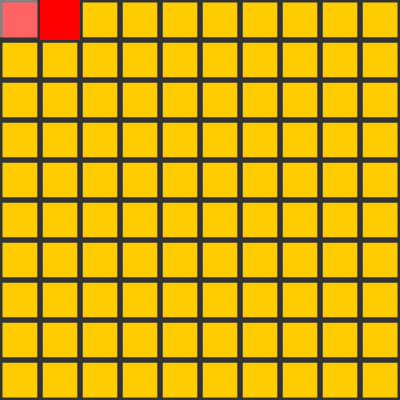
Frame 1 (no input)
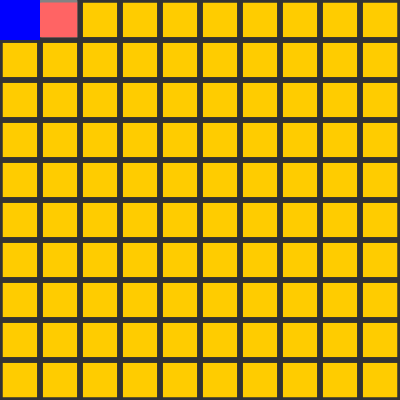
Frame 2 (the mouse pressed at the canvas centre, redrawn once)

The p5.js sketch that drew these frames (run headless with seeded random() and noise() and a simulated clock; the mouse was pressed at the canvas centre and the sketch redrawn once):

// p5.js sketch
// ── sketch.js
var w;
var size;
var rows;
var cols;
var grid=[];
var v;
var u;
var cnt=0;

function setup() {
  size=400;
  w=40;
  createCanvas(size, size);
  frameRate(20);
  background(255, 204, 0);
  rows = floor(size / w);
  cols = floor(size / w);
  for(let r=0;r<rows;r++)
  {
    for(let c=0;c<cols;c++)
    {
      var cell = new Cell(r,c);
      grid.push(cell);
    }
  }
  v=grid[0];
  v.markVisited();
  cnt++;
  noLoop();
}

function draw() {
  stroke(51);
  noFill();
  for(let i=0;i<grid.length;i++)
  {
    grid[i].show();
  }
  var current_neighbours=v.checkNeighbours();
  var u=random(current_neighbours);
  if(cnt!=rows*cols)
  u.focus();
  if(!u.visited)
  {
    v.connect(u);
    u.markVisited();
    cnt++;
  }
  v=u;
}



function Cell(i,j)
{
  this.i=i;
  this.j=j;
  this.index=Index(i,j);
  this.walls=[true,true,true,true];
  this.visited=false;
  this.parent=-1;
  this.checkNeighbours=function()
  {
    
    var neighbours=[];
    var top=grid[Index(i-1,j)];
    var right=grid[Index(i,j+1)];
    var bottom=grid[Index(i+1,j)];
    var left=grid[Index(i,j-1)];
    if(top)
      neighbours.push(top);
    if(right)
      neighbours.push(right);
    if(bottom)
      neighbours.push(bottom);
    if(left)
      neighbours.push(left);
    return neighbours;
  }

  this.focus=function()
  {
      noStroke();
      fill('blue');
      let x = this.i * w;
      let y = this.j * w;
      rect(x,y, w, w);
  }

  this.show = function() 
  {
    let x = this.i * w;
    let y = this.j * w;
    stroke(51);
    strokeWeight(5);
    // strokeColor('black');
    if(this.walls[0])
    {
      line(x,y,x,y+w);
    }
    if(this.walls[1])
    {
      line(x,y+w,x+w,y+w);
    }
    if(this.walls[2])
    {
      line(x+w,y+w,x+w,y);
    }
    if(this.walls[3])
    {
      line(x+w,y,x,y);
    }
    if (this.visited) {
      noStroke();
      fill(255, 255, 255, 100);
      rect(x, y, w, w);
    }
  }
  this.markVisited=function()
  {
    fill('red');
    rect(this.i*w, this.j*w, w, w); 
    this.visited=true;
  }
  this.connect=function(u)
  {
    var value=this.index-u.index;
    if(value==1)
    {
      this.walls[3]=false;
      u.walls[1]=false;
    }
    if(value==-1)
    {
      u.walls[3]=false;
      this.walls[1]=false;
    }
    if(value==cols)
    {
      this.walls[0]=false;
      u.walls[2]=false;
    }
    if(value==-cols)
    {
      u.walls[0]=false;
      this.walls[2]=false;
    }
  }
}

function Index(i,j)
{
  if(i<0 || j<0 || i>=rows || j>=cols)
    return -1;
  return i*cols+j;
}

// ── sketch copy.js
var w;
var size;
var rows;
var cols;
var grid = [];
var v;
var u;
var cnt = 0;

function setup() {
  size = 1000;
  w = 10;
  createCanvas(size, size);
  // frameRate(20);
  background(255, 204, 0);
  rows = floor(size / w);
  cols = floor(size / w);
  for (let r = 0; r < rows; r++) {
    for (let c = 0; c < cols; c++) {
      var cell = new Cell(r, c);
      grid.push(cell);
    }
  }
  AldousBroder();
  console.log("Aldous Broder Algorithm Comopleted");

}

function AldousBroder() {
  v = random(grid);
  v.markVisited();
  cnt++;
  while (cnt != rows * cols) {             // until all cells have not been visited
    var current_neighbours = v.checkNeighbours();
    var u = random(current_neighbours);
    // if(cnt!=rows*cols)
    u.focus();
    if (!u.visited) {
      v.connect(u);
      u.markVisited();
      cnt++;
    }
    v = u;
  }

}

function draw() {
  stroke(51);
  noFill();
  for (let i = 0; i < grid.length; i++) {
    grid[i].show();
  }
}



function Cell(i, j) {
  this.i = i;
  this.j = j;
  this.index = Index(i, j);
  this.walls = [true, true, true, true];
  this.visited = false;
  this.parent = -1;
  this.checkNeighbours = function () {

    var neighbours = [];
    var top = grid[Index(i - 1, j)];
    var right = grid[Index(i, j + 1)];
    var bottom = grid[Index(i + 1, j)];
    var left = grid[Index(i, j - 1)];
    if (top)
      neighbours.push(top);
    if (right)
      neighbours.push(right);
    if (bottom)
      neighbours.push(bottom);
    if (left)
      neighbours.push(left);
    return neighbours;
  }

  this.focus = function () {
    noStroke();
    fill('blue');
    let x = this.i * w;
    let y = this.j * w;
    rect(x, y, w, w);
  }

  this.show = function () {
    let x = this.i * w;
    let y = this.j * w;
    stroke(51);
    strokeWeight(5);
    // strokeColor('black');
    if (this.walls[0]) {
      line(x, y, x, y + w);
    }
    if (this.walls[1]) {
      line(x, y + w, x + w, y + w);
    }
    if (this.walls[2]) {
      line(x + w, y + w, x + w, y);
    }
    if (this.walls[3]) {
      line(x + w, y, x, y);
    }
    if (this.visited) {
      noStroke();
      fill(255, 255, 255, 100);
      rect(x, y, w, w);
    }
  }
  this.markVisited = function () {
    fill('red');
    rect(this.i * w, this.j * w, w, w);
    this.visited = true;
  }
  this.connect = function (u) {
    var value = this.index - u.index;
    if (value == 1) {
      this.walls[3] = false;
      u.walls[1] = false;
    }
    if (value == -1) {
      u.walls[3] = false;
      this.walls[1] = false;
    }
    if (value == cols) {
      this.walls[0] = false;
      u.walls[2] = false;
    }
    if (value == -cols) {
      u.walls[0] = false;
      this.walls[2] = false;
    }
  }
}

function Index(i, j) {
  if (i < 0 || j < 0 || i >= rows || j >= cols)
    return -1;
  return i * cols + j;
}
